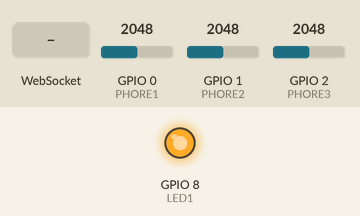
This sketch was run on a simulated ESP32-C6. Shown: output pins drawn as LEDs (lit = HIGH). Inputs (shaded band) come from the test bench; at power-on: GPIO 0 (PHORE1) = 2048, GPIO 1 (PHORE2) = 2048, GPIO 2 (PHORE3) = 2048 (analog values on the 0–4095 scale). WiFi joins after 1.5 s; servers stay silent unless stated; what the sketch prints to the serial monitor is not drawn.

Above: at 2.7 s.
2.8 s: WebSocket text "1" received
4.3 s: WebSocket text "0" received
At 5.5 s:
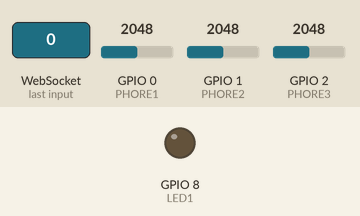
Timing chart, 0 to 7.3 s (numbered marks = the images above; inputs shaded):
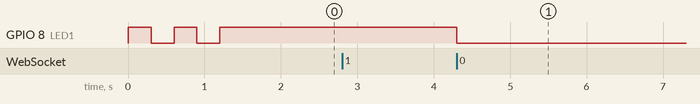

The sketch:

esp32_light_sensing.ino
```cpp
// XIAO ESP32-C6 + MPU6050 + LED, talking to the Node relay over WebSockets.
//
// Sends one CSV line per sample:  ax,ay,az,gx,gy,gz   (m/s^2 and rad/s)
// Receives "1" / "0" to turn the LED on D7 on or off.
//
// Libraries (Library Manager):
//   "WebSockets" by Markus Sattler
//   "Adafruit MPU6050" (pulls in Adafruit Unified Sensor + BusIO)

#include <WiFi.h>
#include <WebSocketsClient.h>
#include <Wire.h>

// ---- settings -------------------------------------------------------------
const char* WIFI_SSID = "gd-network-2g";
const char* WIFI_PASS = "HeheheHahaha";

const char* SERVER_HOST = "skywriting-iii.onrender.com";
const int   SERVER_PORT = 443;
const bool USE_SSL = true;

const int LED1 = D8;
const int PHORE1 = A0;
const int PHORE2 = A1;
const int PHORE3 = A2;
const unsigned long SEND_INTERVAL_MS = 50;    // 20 samples per second
// ---------------------------------------------------------------------------

WebSocketsClient ws;
unsigned long lastSend = 0;

void onWsEvent(WStype_t type, uint8_t* payload, size_t length) {
  switch (type) {
    case WStype_CONNECTED:
      Serial.println("ws connected");
      break;
    case WStype_DISCONNECTED:
      Serial.println("ws disconnected");
      break;
    case WStype_TEXT:
      // payload is not null-terminated, so look at the first byte only
      if (length > 0) {
        if (payload[0] == '1') {
          digitalWrite(LED1, HIGH);
        } else if (payload[0] == '0') {
          digitalWrite(LED1, LOW);
        } else if (payload[0] == ' ') {
          digitalWrite(LED1, !digitalRead(LED1));
        }
      }
      break;
    default:
      break;
  }
}

void setup() {
  Serial.begin(115200);
  pinMode(LED1, OUTPUT);
  // pinMode(PHORE1, OUTPUT);
  // pinMode(LED3, OUTPUT);
  analogReadResolution(12);   // 0-4095, the default on ESP32

  // --- sensor ---
  // Wire.begin();                           // D4 = SDA, D5 = SCL
  // if (!mpu.begin()) {
  //   Serial.println("MPU6050 not found");
  //   while (true) {                        // fast blink = sensor missing
  //     digitalWrite(LED, !digitalRead(LED));
  //     delay(100);
  //   }
  // }
  // mpu.setAccelerometerRange(MPU6050_RANGE_4_G);
  // mpu.setGyroRange(MPU6050_RANGE_500_DEG);
  // mpu.setFilterBandwidth(MPU6050_BAND_21_HZ);

  // --- wifi ---
  WiFi.mode(WIFI_STA);
  WiFi.begin(WIFI_SSID, WIFI_PASS);
  Serial.print("wifi");
  while (WiFi.status() != WL_CONNECTED) {
    digitalWrite(LED1, !digitalRead(LED1));   // slow blink while connecting
    delay(300);
    Serial.print(".");
  }
  digitalWrite(LED1, HIGH);
  Serial.print(" connected, ip ");
  Serial.println(WiFi.localIP());

  // --- websocket ---
  if (USE_SSL) {
    ws.beginSSL(SERVER_HOST, SERVER_PORT, "/");   // wss:// (Render)
  } else {
    ws.begin(SERVER_HOST, SERVER_PORT, "/");      // ws://  (local)
  }
  ws.onEvent(onWsEvent);
  ws.setReconnectInterval(2000);          // retry every 2 s if the server drops
}

void loop() {
  ws.loop();                               // keeps the connection alive, must run often

  // if (ws.isConnected() && millis() - lastSend >= SEND_INTERVAL_MS) {
  //   lastSend = millis();

    // sensors_event_t a, g, temp;
    // mpu.getEvent(&a, &g, &temp);

    // char line[96];
    // snprintf(line, sizeof(line), "%.2f,%.2f,%.2f,%.2f,%.2f,%.2f",
    //          a.acceleration.x, a.acceleration.y, a.acceleration.z,
    //          g.gyro.x, g.gyro.y, g.gyro.z);
    // ws.sendTXT(line);
  // }

  // ---- photoresistor ----
  if (millis() - lastSend >= SEND_INTERVAL_MS) {
    lastSend = millis();

    int light[3] = {
      analogRead(PHORE1),
      analogRead(PHORE2),
      analogRead(PHORE3)
    };

    Serial.printf("PHO0=%d PHO1=%d PHO2=%d\n", light[0], light[1], light[2]);

    if (ws.isConnected()) {
      char line[16];
      snprintf(line, sizeof(line), "PHO0%d", light[0]);
      ws.sendTXT(line);
      snprintf(line, sizeof(line), "PHO1%d", light[1]);
      ws.sendTXT(line);
      snprintf(line, sizeof(line), "PHO2%d", light[2]);
      ws.sendTXT(line);
    }
  }
}
```

Measured:
- after the input at 2.8 s, every drawn part: stays the same
- after the input at 4.3 s, GPIO 8 (LED1): HIGH → LOW at once
